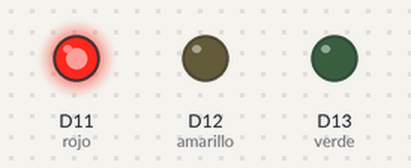
Bench run of a program on a simulated CircuitPython board. Shown: output pins drawn as LEDs (lit = HIGH).

Above: at 2.5 s.
At 5.2 s:
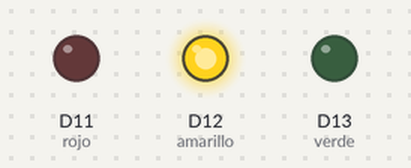
At 8.0 s:
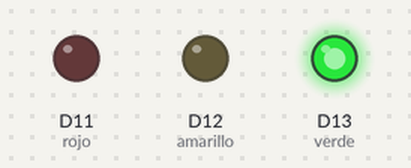
Timing chart, 0 to 13.7 s (numbered marks = the images above):
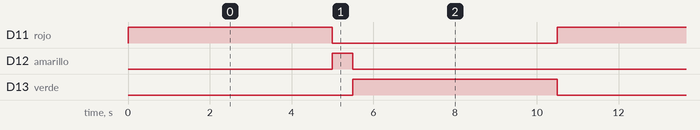

Measured:
- by itself, D11 (rojo), D13 (verde): alternates HIGH for 5.0 s and LOW for 5.5 s
- by itself, D12 (amarillo): alternates HIGH for 0.50 s and LOW for 10.0 s
- by itself, everything shown: repeats every 10.5 s, in 3 steps

The program:

semaforo.py
```python
# Ejemplo de código de iniciación
#          SEMAFORO
#
# Programado por Jose Manuel Escuder
# @Ardumania_Jmanu
#
# V0.1 13/11/2018

# Vamos a importar unas librerías para trabajar con
# una placa, con sus entradas y salidas y otra
# para trabajar con intervalos de tiempo
import board
import digitalio
import time

"""Ahora vamos a crear las variables con las que
 trabajaremos, les ponemos de nombre el color
 del semáforo que representan y como valor
 les asignaremos el pin al que están conectados"""
verde = digitalio.DigitalInOut(board.D13)
# Vamos a declarar el pin como salida
verde.direction = digitalio.Direction.OUTPUT
# Y por último lo ponemos como apagado
verde.value = False

# Lo mismo para el led amarillo, todo seguido
amarillo = digitalio.DigitalInOut(board.D12)
amarillo.direction = digitalio.Direction.OUTPUT
amarillo.value = False

# Ahora el led rojo
rojo = digitalio.DigitalInOut(board.D11)
rojo.direction = digitalio.Direction.OUTPUT
rojo.value = False


while True:  # Esto hace que se repita siempre
    # Encendemos el led rojo
    rojo.value = True
    # Espera 5 segundos
    time.sleep(5)
    # Apaga el led rojo
    rojo.value = False

    # Lo mismo para el amarillo, pero solo 0.5s
    amarillo.value = True
    time.sleep(0.5)
    amarillo.value = False

    # Y ahora el verde 5 segundos
    verde.value = True
    time.sleep(5)
    verde.value = False

"""
    TACHAAAAAN!!!! ya está tu primer semáforo en marcha
    ¿a que ha sido fácil?
"""
```
